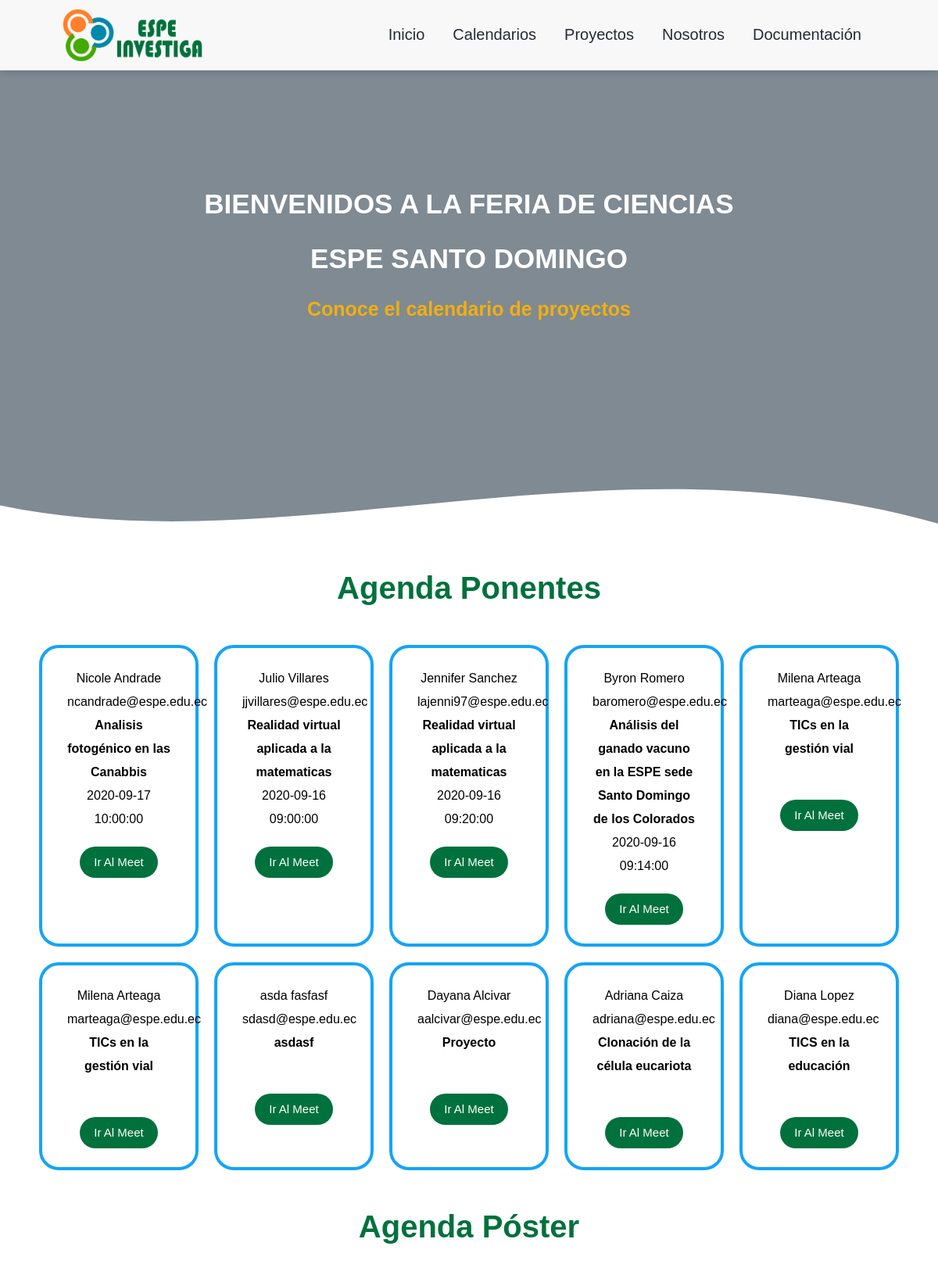
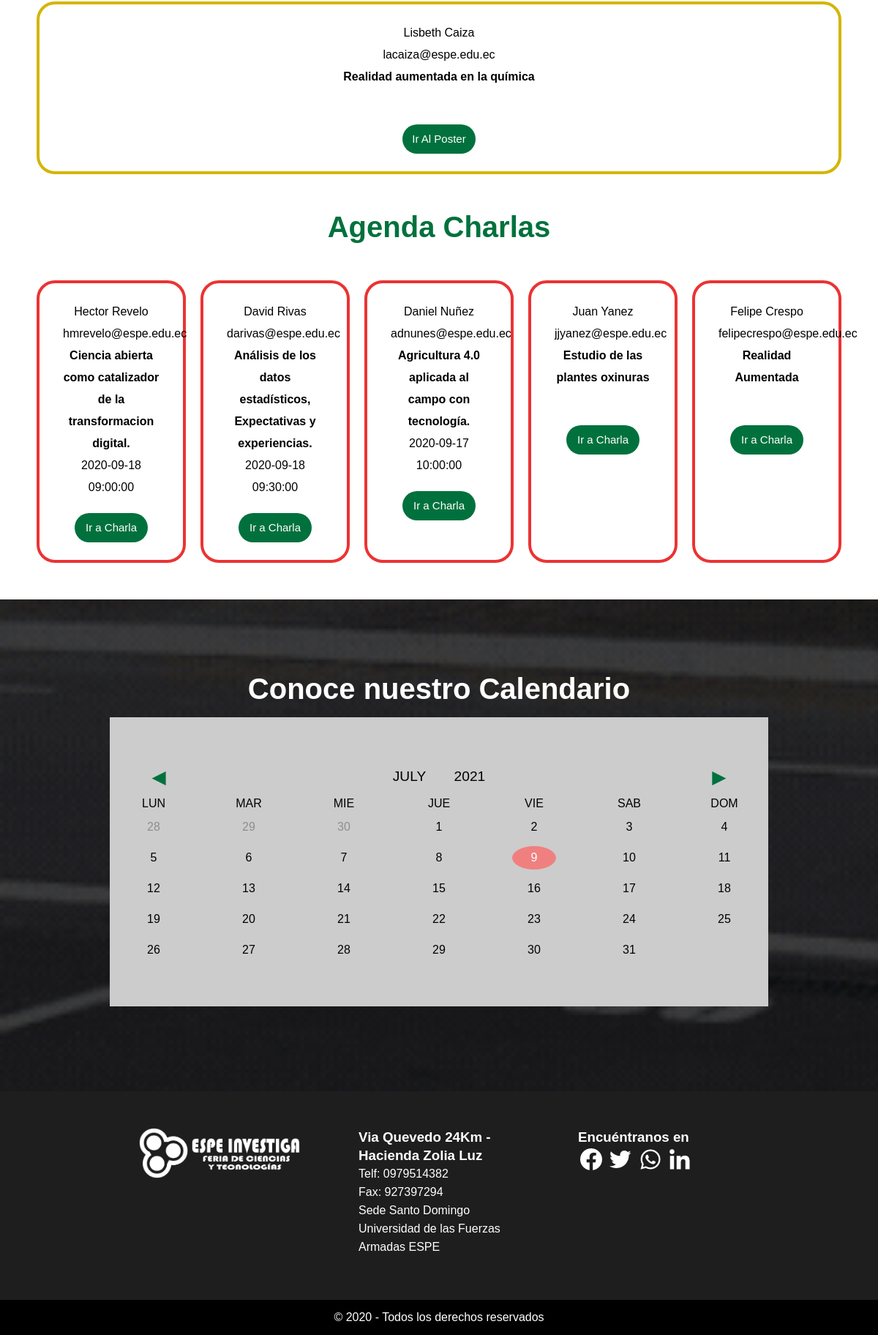
The app's page /calendarios.php with its own data (2 pictures, top to bottom).
### tables this page shows
CREATE TABLE `ponente_ponencia` (
  `ID_PONENCIA` int(11) NOT NULL,
  `ID_CARRERA` int(11) DEFAULT NULL,
  `NOMBRE_PONENCIA` varchar(20) NOT NULL,
  `APELLIDO_PONENCIA` varchar(20) NOT NULL,
  `CEDULA_PONENCIA` varchar(10) NOT NULL,
  `CURSO_PONENCIA` varchar(20) NOT NULL,
  `CORREOPER_PONENCIA` varchar(30) NOT NULL,
  `CORREOINS_PONENCIA` varchar(30) NOT NULL,
  `LINK_PONENCIA` varchar(200) NOT NULL,
  `TITULO_PONENCIA` varchar(150) NOT NULL,
  `RESUMEN_PONENCIA` varchar(300) NOT NULL,
  `FECHAPRE_PONENCIA` datetime DEFAULT NULL
);

CREATE TABLE `ponente_poster` (
  `ID_POSTER` int(11) NOT NULL,
  `ID_CARRERA` int(11) DEFAULT NULL,
  `NOMBRE_POSTER` varchar(20) NOT NULL,
  `APELLIDO_POSTER` varchar(20) NOT NULL,
  `CEDULA_POSTER` varchar(10) NOT NULL,
  `CURSO_POSTER` varchar(20) NOT NULL,
  `CORREOPER_POSTER` varchar(30) NOT NULL,
  `CORREOINS_POSTER` varchar(30) NOT NULL,
  `TITULO_POSTER` varchar(100) NOT NULL,
  `RESUMEN_POSTER` varchar(300) NOT NULL,
  `FECHAPRE_POSTER` datetime DEFAULT NULL,
  `LINK_POSTER` varchar(250) NOT NULL
);

CREATE TABLE `ponente_charla` (
  `ID_CHARLA` int(11) NOT NULL,
  `ID_CARRERA` int(11) DEFAULT NULL,
  `NOMBRE_CHARLA` varchar(20) NOT NULL,
  `APELLIDO_CHARLA` varchar(20) NOT NULL,
  `CEDULA_CHARLA` varchar(10) NOT NULL,
  `SALA_CHARLA` varchar(250) DEFAULT NULL,
  `CORREOPER_CHARLA` varchar(30) NOT NULL,
  `CORREOINS_CHARLA` varchar(30) NOT NULL,
  `TITULO_CHARLA` varchar(100) NOT NULL,
  `RESUMEN_CHARLA` varchar(300) NOT NULL,
  `FECHAPRE_CHARLA` datetime DEFAULT NULL
);

### calendarios.php (the view, shortened to what this page needs)
<?php
require_once "conexion.php";
    $query = 'SELECT * FROM ponente_ponencia ';
    if($stmt = $conn->prepare($query)){
        if($stmt->execute()){
            $result = $stmt->get_result();
        } else {
            echo "Error! Revise la conexión con la base de datos.";
            exit();
        }
    }
    $query1 = 'SELECT * FROM ponente_poster ';
    if($stmt1 = $conn->prepare($query1)){
        if($stmt1->execute()){
            $result1 = $stmt1->get_result();
        } else {
            echo "Error! Revise la conexión con la base de datos.";
            exit();
        }
    }
    $query2 = 'SELECT * FROM ponente_charla ';
    if($stmt2 = $conn->prepare($query2)){
        if($stmt2->execute()){
            $result2 = $stmt2->get_result();
        } else {
            echo "Error! Revise la conexión con la base de datos.";
            exit();
        }
    }
?>
<!DOCTYPE html>
<html lang="es">
<head>
    <link rel="stylesheet" href="css/styles.css">
    <link rel="stylesheet" href="css/styles-calendario.css">
</head>
<body>
  <header">
    <nav class="menu">
      <div class="logo">
        <a href="index.php"><img src="img/logo.png"></a>
      </div>
      <div class="list-container">
        <ul class="lists">
          <li><a href="index.php">Inicio</a></li>
          <li><a href="calendarios.php">Calendarios</a></li>
          <li><a href="proyectos.php">Proyectos</a></li>
          <li><a href="nosotros.php">Nosotros</a></li>
          <li><a href="formatos.php">Documentación</a></li>
        </ul>
      </div>
    </nav>
    <section class="banner">
        <div class="banner-content1">
          <h1>BIENVENIDOS A LA FERIA DE CIENCIAS</h1>
          <h1>ESPE SANTO DOMINGO</h1>
          <h2>Conoce el calendario de proyectos<h2>
        </div>
    </section>
  <main>
  <h2>Agenda Ponentes</h2>
  <?php
    echo '<div class="boxes1">';
      if($result->num_rows >= 0){
        while($row = $result -> fetch_assoc()){
        echo '<div class="ponenc">';
        echo $row['NOMBRE_PONENCIA'] . " "
        . $row['APELLIDO_PONENCIA']. '</br>' ;
        echo $row['CORREOINS_PONENCIA'] . '</br>' ;
        echo '<strong> '. $row['TITULO_PONENCIA'] .'</strong>' . '</br>' ;
        echo $row['FECHAPRE_PONENCIA']. '</br>' ;
        echo '<div class="boton2">';
        echo  '<a href="'. $row['LINK_PONENCIA'].'"><button>Ir Al Meet</button></a>';
        echo '</div>';
        echo '</div>';
        }
        }else{
        echo '<p><em> No existe ponente registrado </em></p>';
      }
    echo '</div>';
  ?>
  <h2>Agenda Póster</h2>
  <?php
    echo '<div class="boxes2">';
      if($result1->num_rows >= 0){
        while($row1 = $result1 -> fetch_assoc()){
        echo '<div class="poster">';
        echo $row1['NOMBRE_POSTER'] . " "
        . $row1['APELLIDO_POSTER']. '</br>' ;
        echo $row1['CORREOINS_POSTER'] . '</br>' ;
        echo '<strong> '. $row1['TITULO_POSTER'] .'</strong>' . '</br>' ;
        echo '<div class="boton2">';
        echo  '<a href="'. $row1['LINK_POSTER'].'"><button>Ir Al Poster</button></a>';
        echo '</div>';
        echo '</div>';
        }
        }else{
        echo '<p><em> No existe ponente registrado </em></p>';
      }
    echo '</div>';
  ?>
<h2>Agenda Charlas</h2>
  <?php
    echo '<div class="boxes3">';
      if($result2->num_rows >= 0){
        while($row2 = $result2 -> fetch_assoc()){
        echo '<div class="charla">';
        echo $row2['NOMBRE_CHARLA'] . " "
        . $row2['APELLIDO_CHARLA']. '</br>' ;
        echo $row2['CORREOINS_CHARLA'] . '</br>' ;
        echo '<strong> '. $row2['TITULO_CHARLA'] .'</strong>' . '</br>' ;
        echo $row2['FECHAPRE_CHARLA']. '</br>' ;
        echo '<div class="boton2">';
        echo  '<a href="'. $row2['SALA_CHARLA'] .'"><button>Ir a Charla</button></a>';
        echo '</div>';
        echo '</div>';
        }
        }else{
        echo '<p><em> No existe ponente registrado </em></p>';
      }
    echo '</div>';
  ?>
<div class="footer">
  <div class="ejeZfooter">
  <div class="footer-content">
   <div class="footer-title">
     <h2>Conoce nuestro Calendario</h2>
   </div>
   <section class="our-projects2">
      <div class="container-project2">
        <div class="calendar">
            <div class="calendar__info">
                <div class="calendar__prev" id="prev-month">&#9664;</div>
                <div class="calendar__month" id="month"></div>
                <div class="calendar__year" id="year"></div>
                <div class="calendar__next" id="next-month">&#9654;</div>
            </div>
            <div class="calendar__week">
                <div class="calendar__day calendar__item">LUN</div>
                <div class="calendar__day calendar__item">MAR</div>
                <div class="calendar__day calendar__item">MIE</div>
                <div class="calendar__day calendar__item">JUE</div>
                <div class="calendar__day calendar__item">VIE</div>
                <div class="calendar__day calendar__item">SAB</div>
                <div class="calendar__day calendar__item">DOM</div>
            </div>
            <div class="calendar__dates" id="dates"></div>
          </div>
     </div>
    </section>
  </div>
  </div>
</div>
<footer class="pie_pagina">
    <div class="contenido_ppg">
        <div class="fila">
            <div class="columna_ppg">
                <img src="img/footer/logo_blanco.png" class="logo-blanco">
            </div>
            <div class="columna_ppg">
              <h3>Via Quevedo 24Km - Hacienda Zolia Luz</h3>
              <ul>
                  <li><a href="#">Telf: 0979514382</a></li>
                  <li><a href="#">Fax: 927397294 </a></li>
                  <li><a href="#">Sede Santo Domingo</a></li>
                  <li><a href="#">Universidad de las Fuerzas Armadas ESPE</a></li>
              </ul>
            </div>
            <div class="columna_ppg">
                <h3>Encuéntranos en</h3>
                  <a href="https://www.facebook.com/ESPE.U.SD/"><img src="img/footer/facebook.png" ></a>
                  <a href="https://twitter.com/ESPEU"><img src="img/footer/twitter.png"  ></a>
                  <a href="https://api.whatsapp.com/send?phone=+593978681164&text=%C2%BFQu%C3%A9%20servicios%20ofrecen?"><img src="img/footer/whatsapp.png" ></a>
                  <a href="https://ec.linkedin.com/school/espe-escuela-politecnica-del-ejercito/"><img src="img/footer/linkedin.png" ></a>
            </div>
        </div>
    </div>
    <div class="derechos_reservados">
        <div class="container">
            &copy; 2020 - Todos los derechos reservados
        </div>
    </div>
  </footer>
</body>
</html>

### css/styles.css (style rules this page uses)
* { margin:0; padding: 0; box-sizing: border-box; }
body { background: #ffff; overflow-x: hidden; font-family: 'Montserrat', sans-serif; }
h2 { font-size: 40px; font-weight: bold; color: #00713d; text-align: center; }
.menu { position: fixed; top:0; left: 0; padding: 0 80px; width: 100%; height: 90px; background: rgba(248, 248, 248, 0.884); border-bottom: 1px solid transparent; box-shadow: 1px 1px 10px 0 rgba(0, 0, 0, 0.2); display: flex; justify-content: space-between; align-items: center; z-index: 9999; }
.menu .logo { height: 68px; }
.menu .logo img { height: 100%;; }
.menu .list-container { font-weight: 400; }
.menu .list-container ul { display: flex; }
.menu .list-container ul li { list-style: none; }
.menu .list-container ul li a { text-decoration: none; margin: 0px 10px; padding:8px; color: #252a34; transition: 0.3s; font-size: 20px; }
.banner { margin-top: 90px; position: relative; width: 100%; height: 100vh; background-size: cover; background-position: center; transition: all .1s ease-in-out; animation: banner 10s infinite linear; }
.footer { margin-top: 50px; position: relative; width: 100%; height: 100%; background: url(../img/gif/header1.gif); background-attachment: fixed; background-position: center; background-size: cover; }
.footer .ejeZfooter { position: relative; width: 100%; height: 100%; }
.footer .footer-content { padding-top: 100px; width: 90%; margin: auto; padding-bottom: 100px; }
.footer .footer-content .footer-title h2 { font-size: 40px; font-weight: bold; color: #fff; text-align: center; }
.pie_pagina { margin-top: 30px; padding-top: 50px; margin: 0px; background-color: #1E1E1E; color: white; }
.contenido_ppg { margin: 0; padding: 0; width: 100%; height: 100%; }
.contenido_ppg a { margin-top: 50px; text-decoration: none; }
.contenido_ppg ul { list-style: none; padding-left: 0; }
.contenido_ppg ul li a { color : #fff; }
.fila { display: flex; justify-content: center; flex-wrap: nowrap; }
.columna_ppg { padding: 0 40px 0 40px; width: 25%; line-height: 25px; }
.logo-blanco { width: 100%; height: auto; }
.derechos_reservados { text-align: center; margin-top: 60px; padding-top: 15px; padding-bottom: 15px; background-color: #000; }

### records on screen
ponente_ponencia: NOMBRE_PONENCIA "Nicole", APELLIDO_PONENCIA "Andrade", CORREOINS_PONENCIA "ncandrade@espe.edu.ec", TITULO_PONENCIA "Analisis fotogénico en las Canabbis", FECHAPRE_PONENCIA "2020-09-17 10:00:00"
ponente_ponencia: NOMBRE_PONENCIA "Julio", APELLIDO_PONENCIA "Villares", CORREOINS_PONENCIA "jjvillares@espe.edu.ec", TITULO_PONENCIA "Realidad virtual aplicada a la matematicas", FECHAPRE_PONENCIA "2020-09-16 09:00:00"
ponente_ponencia: NOMBRE_PONENCIA "Jennifer", APELLIDO_PONENCIA "Sanchez", CORREOINS_PONENCIA "lajenni97@espe.edu.ec", TITULO_PONENCIA "Realidad virtual aplicada a la matematicas", FECHAPRE_PONENCIA "2020-09-16 09:20:00"
ponente_ponencia: NOMBRE_PONENCIA "Byron", APELLIDO_PONENCIA "Romero", CORREOINS_PONENCIA "baromero@espe.edu.ec", TITULO_PONENCIA "Análisis del ganado vacuno en la ESPE sede Santo Domingo de los Colorados", FECHAPRE_PONENCIA "2020-09-16 09:14:00"
ponente_ponencia: NOMBRE_PONENCIA "Milena", APELLIDO_PONENCIA "Arteaga", CORREOINS_PONENCIA "marteaga@espe.edu.ec", TITULO_PONENCIA "TICs en la gestión vial"
ponente_ponencia: NOMBRE_PONENCIA "Milena", APELLIDO_PONENCIA "Arteaga", CORREOINS_PONENCIA "marteaga@espe.edu.ec", TITULO_PONENCIA "TICs en la gestión vial"
ponente_ponencia: NOMBRE_PONENCIA "asda", APELLIDO_PONENCIA "fasfasf", CORREOINS_PONENCIA "sdasd@espe.edu.ec", TITULO_PONENCIA "asdasf"
ponente_ponencia: NOMBRE_PONENCIA "Dayana", APELLIDO_PONENCIA "Alcivar", CORREOINS_PONENCIA "aalcivar@espe.edu.ec", TITULO_PONENCIA "Proyecto"
ponente_ponencia: NOMBRE_PONENCIA "Adriana", APELLIDO_PONENCIA "Caiza", CORREOINS_PONENCIA "adriana@espe.edu.ec", TITULO_PONENCIA "Clonación de la célula eucariota"
ponente_ponencia: NOMBRE_PONENCIA "Diana", APELLIDO_PONENCIA "Lopez", CORREOINS_PONENCIA "diana@espe.edu.ec", TITULO_PONENCIA "TICS en la educación"
ponente_poster: NOMBRE_POSTER "Lisbeth", APELLIDO_POSTER "Caiza", CORREOINS_POSTER "lacaiza@espe.edu.ec", TITULO_POSTER "Realidad aumentada en la química"
ponente_charla: NOMBRE_CHARLA "Hector", APELLIDO_CHARLA "Revelo", CORREOINS_CHARLA "hmrevelo@espe.edu.ec", TITULO_CHARLA "Ciencia abierta como catalizador de la transformacion digital.", FECHAPRE_CHARLA "2020-09-18 09:00:00"
ponente_charla: NOMBRE_CHARLA "David", APELLIDO_CHARLA "Rivas", CORREOINS_CHARLA "darivas@espe.edu.ec", TITULO_CHARLA "Análisis de los datos estadísticos, Expectativas y experiencias.", FECHAPRE_CHARLA "2020-09-18 09:30:00"
ponente_charla: NOMBRE_CHARLA "Daniel", APELLIDO_CHARLA "Nuñez", CORREOINS_CHARLA "adnunes@espe.edu.ec", TITULO_CHARLA "Agricultura 4.0 aplicada al campo con tecnología.", FECHAPRE_CHARLA "2020-09-17 10:00:00"
ponente_charla: NOMBRE_CHARLA "Juan", APELLIDO_CHARLA "Yanez", CORREOINS_CHARLA "jjyanez@espe.edu.ec", TITULO_CHARLA "Estudio de las plantes oxinuras"
ponente_charla: NOMBRE_CHARLA "Felipe", APELLIDO_CHARLA "Crespo", CORREOINS_CHARLA "felipecrespo@espe.edu.ec", TITULO_CHARLA "Realidad Aumentada"
